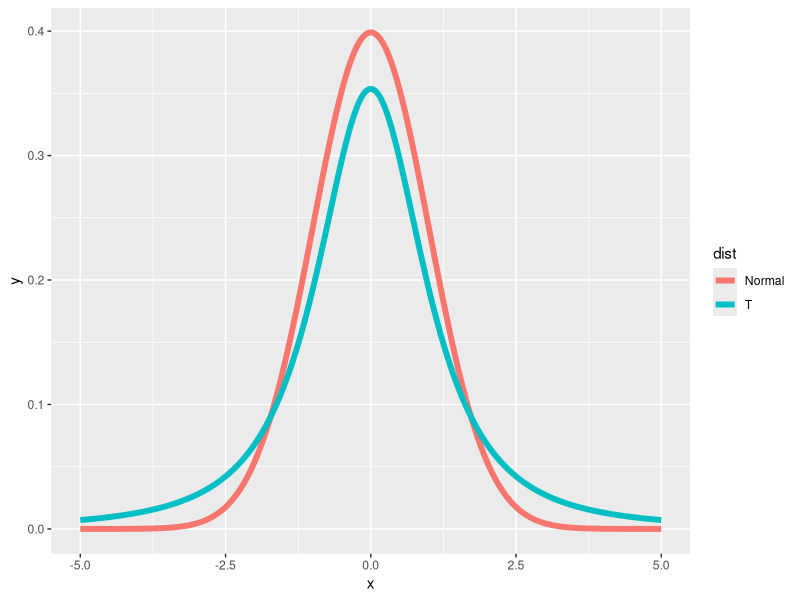
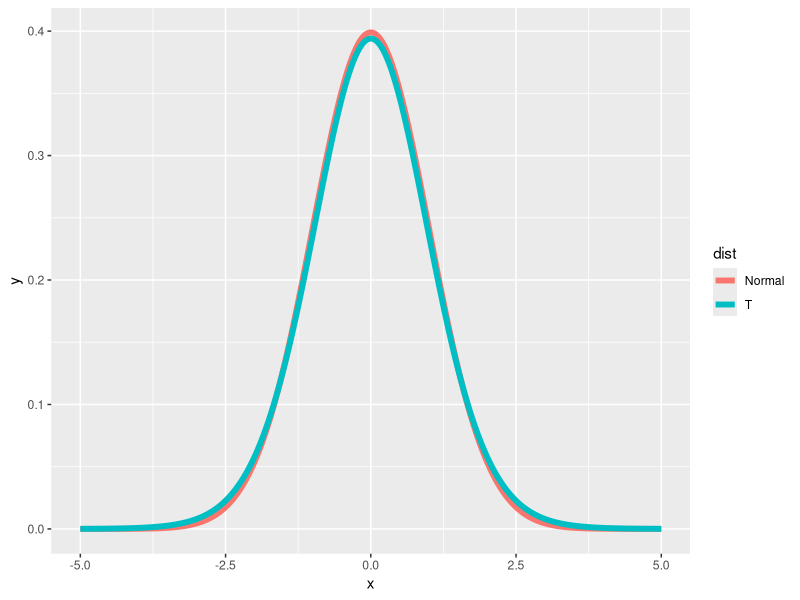
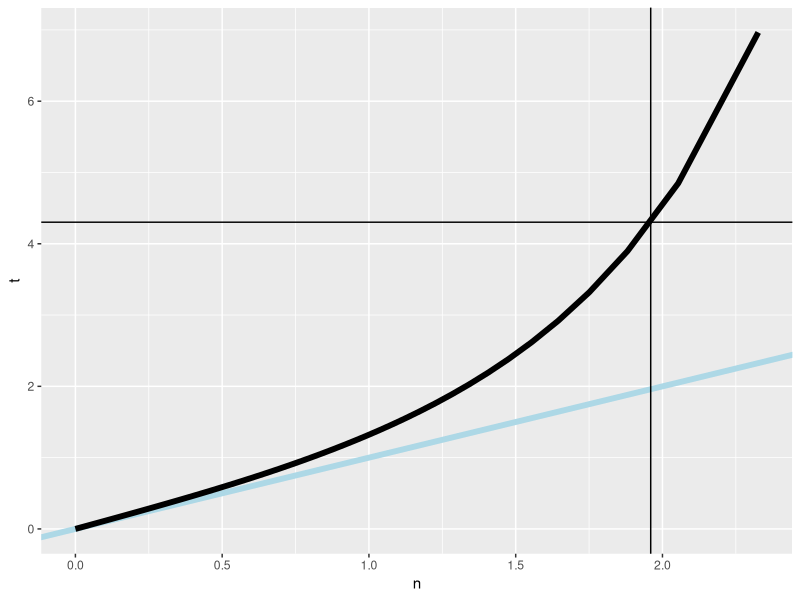
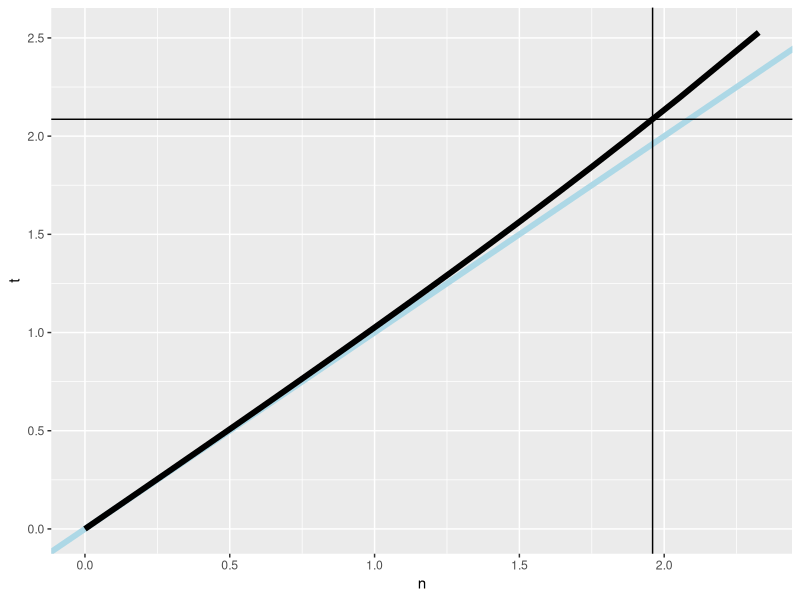

Reproduce these figures in R, in order. (Note: this script raises an error after producing the figures.)
## ---- chunk 1
library(ggplot2)
library(datasets)

xvals <- seq(-5,5, length.out=1000)
pvals <- seq(.5, .99, length.out = 50)
k <- 1000

g1 <- c(0.7, -1.6, -0.2, -1.2, -0.1,  3.4,  3.7,  0.8,  0.0,  2.0)
g2 <- c(1.9,  0.8,  1.1,  0.1, -0.1,  4.4,  5.5,  1.6,  4.6,  3.4)

mn <- 1.58
md <- 1.58
## ---- chunk 2
myplot <- function(df){
  d <- data.frame(y = c(dnorm(xvals), dt(xvals, df)),
                  x = xvals,
                  dist = factor(rep(c("Normal", "T"), c(k,k))))
  g <- ggplot(d, aes(x = x, y = y)) 
  g <- g + geom_line(size = 2, aes(colour = dist))
  print(g)
}
## ---- chunk 3
myplot(2)
## ---- chunk 4
myplot(20)
## ---- chunk 5
myplot2 <- function(df){
  d <- data.frame(n= qnorm(pvals),t=qt(pvals, df),
                  p = pvals)
  g <- ggplot(d, aes(x= n, y = t))
  g <- g + geom_abline(size = 2, col = "lightblue")
  g <- g + geom_line(size = 2, col = "black")
  g <- g + geom_vline(xintercept = qnorm(0.975))
  g <- g + geom_hline(yintercept = qt(0.975, df))
  print(g)
}
## ---- chunk 6
myplot2(2)
## ---- chunk 7
qt(.975,2)
## ---- chunk 8
myplot2(20)
## ---- chunk 9
sleep
## ---- chunk 10
range(g1)
## ---- chunk 11
range(g2)
## ---- chunk 12
difference <- g2 - g1
mean(difference)
## ---- chunk 13
s <- sd(difference)
## ---- chunk 14
 mn + c(-1,1) * qt(0.975,9) * s/sqrt(10)
## ---- chunk 15
t.test(difference)$conf.int
## ---- chunk 16
n <- 10
#show 4 different calls to t.test
#display as 4 long array
rbind(
  mn + c(-1, 1) * qt(.975, n-1) * s / sqrt(n),
  as.vector(t.test(difference)$conf.int),
  as.vector(t.test(g2, g1, paired = TRUE)$conf.int),
  as.vector(t.test(extra ~ I(relevel(group, 2)), paired = TRUE, data = sleep)$conf.int)
)
## ---- chunk 17
sp <- 7 * 15.34^2 + 20 * 18.23^2
sp
## ---- chunk 18
ns <- 8 + 21 - 2
ns
## ---- chunk 19
sp <- sqrt(sp/ns)
sp
## ---- chunk 20
(132.86 - 127.44) + c(-1,1) * qt(.975,ns) * sp*sqrt(1/8 + 1/21)
## ---- chunk 21
sp <- sqrt((9*var(g1)+9*var(g2))/18)
## ---- chunk 22
md + c(-1,1) * qt(.975,18) * sp * sqrt(1/5)
## ---- chunk 23
t.test(g2,g1,paired = FALSE, var.equal = TRUE)$conf
## ---- chunk 24
t.test(g2,g1,paired = TRUE)$conf
## ---- chunk 25
num <- (15.34^2 /8 + 18.23^2 /21)^2
num
## ---- chunk 26
den <- (15.34^4)/8^2/7 + (18.23^4)/21^2/20
den
## ---- chunk 27
mydf <- num / den
## ---- chunk 28
132.86-127.44 + c(-1,1) * qt(.975,mydf) * sqrt(15.34^2/8 + 18.23^2/21)
